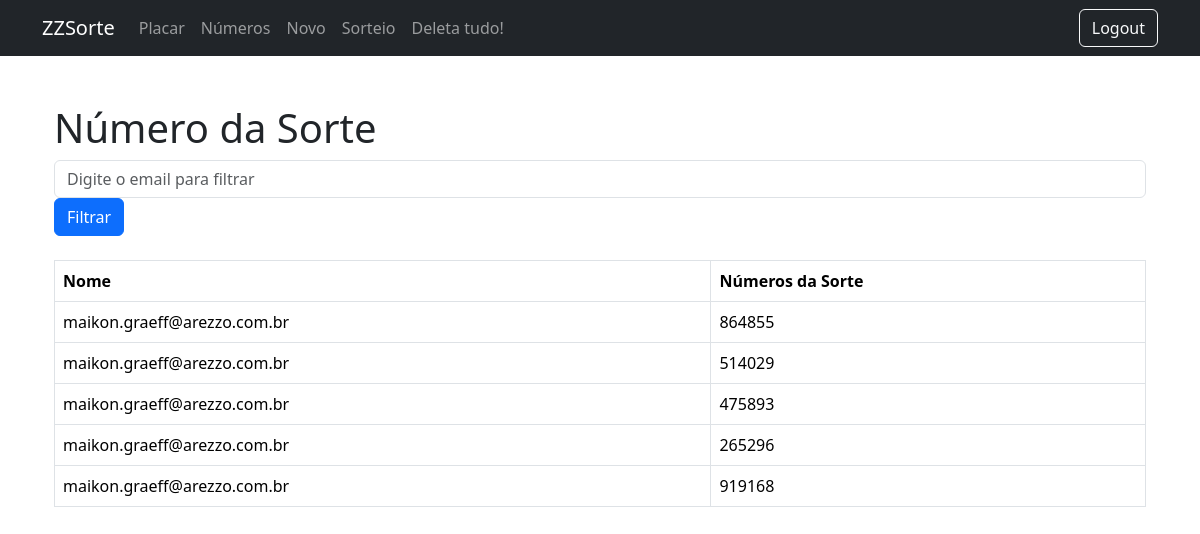
Before: / (signed in) with the older database file.
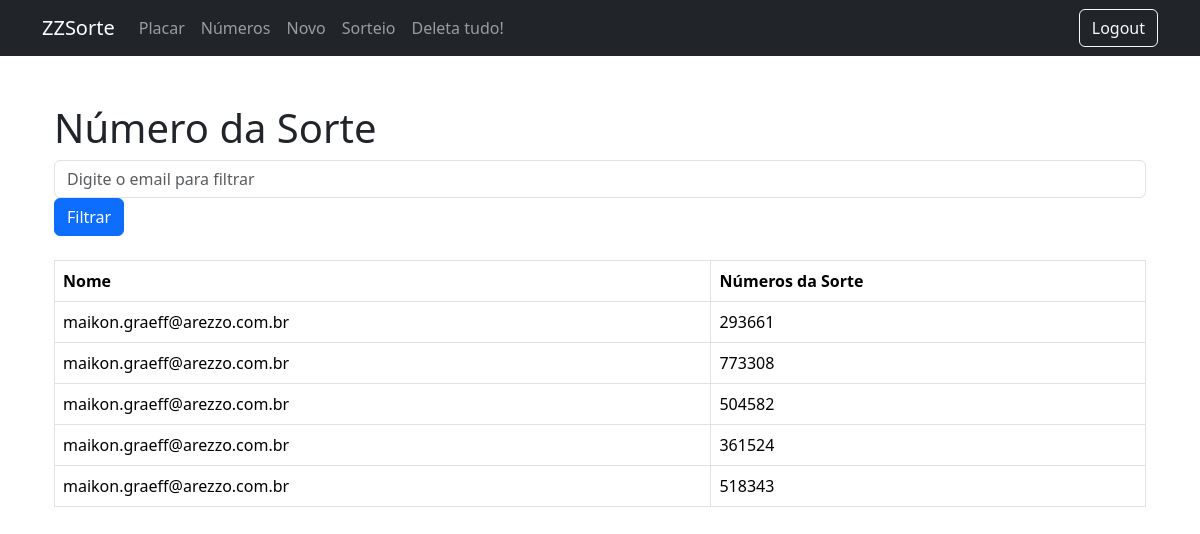
After: the same page with the newer database file.
### core/models.py (models this page shows, shortened)
class LuckyNumber(models.Model):
    ORIGINS = [
        ('melhor_semana', 'Melhor da Semana'),
        ('destaque', 'Destaque'),
    ]
    email = models.EmailField(max_length = 254)
    origin = models.CharField(max_length=20, choices=ORIGINS)
    number = models.PositiveIntegerField(unique=True, editable=False)
    campaign = models.ForeignKey(Campaign, on_delete=models.CASCADE, related_name='campaign')
    created_at = models.DateTimeField(auto_now_add=True)
    updated_at = models.DateTimeField(auto_now=True)

### core/views.py (the view)
# urls.py: path('', Show_Luckinumber, name='luckinumber_all'),
@login_required
def Show_Luckinumber(request):
    if not request.user.is_authenticated:
        return redirect('login')
    if request.GET.get('email'):
            numbers = LuckyNumber.objects.filter(email__icontains=request.GET.get('email'))
    else:
        numbers = LuckyNumber.objects.all()
    return render(request, 'core/luckinumber_all.html', {'pessoas': numbers})

### core/templates/core/luckinumber_all.html (shortened to what this page needs)
{% extends "base.html" %}
{% block content %}
<div class="container mt-5">
    <h1>Número da Sorte</h1>
    <form method="get" action="{% url 'luckinumber_all' %}" class="mb-4">
        <div class="form-group">
            <input type="text" class="form-control" id="email" name="email" placeholder="Digite o email para filtrar" value="{{ request.GET.email }}">
            <button type="submit" class="btn btn-primary">Filtrar</button>
        </div>
    </form>
    <table class="table table-bordered">
        <thead>
            <tr>
                <th>Nome</th>
                <th>Números da Sorte</th>
            </tr>
        </thead>
        <tbody>
            {% for pessoa in pessoas %}
            <tr>
                <td>{{ pessoa.email }}</td>
                <td>{{ pessoa.number }}</td>
            </tr>
            {% empty %}
            <tr>
                <td colspan="2">Nenhuma número encontrada.</td>
            </tr>
            {% endfor %}
        </tbody>
    </table>
<pre>
</pre>
</div>
{% endblock %}

### templates/base.html (shortened to what this page needs)
<!DOCTYPE html>
<html lang="pt-BR">
<head>
    {% load static %}
    <link rel="stylesheet" href="{% static 'css/bootstrap.min.css' %}">
</head>
<body>
    <nav class="navbar navbar-expand-lg navbar-dark bg-dark">
        <div class="container">
          <a class="navbar-brand" href="{% url 'luckinumber_all' %}">ZZSorte</a>
          <div class="collapse navbar-collapse" id="navbarSupportedContent">
            <ul class="navbar-nav me-auto mb-2 mb-lg-0">
              <li class="nav-item">
                <a class="nav-link" href="{% url 'luckinumber_resume' %}">Placar</a>
              </li>
              <li class="nav-item">
                <a class="nav-link" aria-current="page" href="{% url 'luckinumber_all' %}">Números</a>
              </li>
              <li class="nav-item">
                <a class="nav-link" href="{% url 'luckinumber_new' %}">Novo</a>
              </li>
              <li class="nav-item">
                <a class="nav-link" href="{% url 'luckinumber_raffle' %}">Sorteio</a>
              </li>
              <li class="nav-item">
                <a class="nav-link" href="{% url 'administrator' %}">Deleta tudo!</a>
              </li>
            </ul>
          </div>
          {% if user.is_authenticated %}
            <form method="post" action="{% url 'logout' %}">
            <button type="submit" class="btn btn-outline-light">Logout</button>
            </form>
          {% endif %}
        </div>
      </nav>
    <div class="container my-5">
        {% block content %}
        {% endblock %}
    </div>
</body>
</html>

Changed rows visible on the page:
removed LuckyNumber: email "maikon.graeff@arezzo.com.br", number "864855"
removed LuckyNumber: email "maikon.graeff@arezzo.com.br", number "514029"
removed LuckyNumber: email "maikon.graeff@arezzo.com.br", number "475893"
removed LuckyNumber: email "maikon.graeff@arezzo.com.br", number "265296"
removed LuckyNumber: email "maikon.graeff@arezzo.com.br", number "919168"
added LuckyNumber: email "maikon.graeff@arezzo.com.br", number "293661"
added LuckyNumber: email "maikon.graeff@arezzo.com.br", number "773308"
added LuckyNumber: email "maikon.graeff@arezzo.com.br", number "504582"
added LuckyNumber: email "maikon.graeff@arezzo.com.br", number "361524"
added LuckyNumber: email "maikon.graeff@arezzo.com.br", number "518343"
